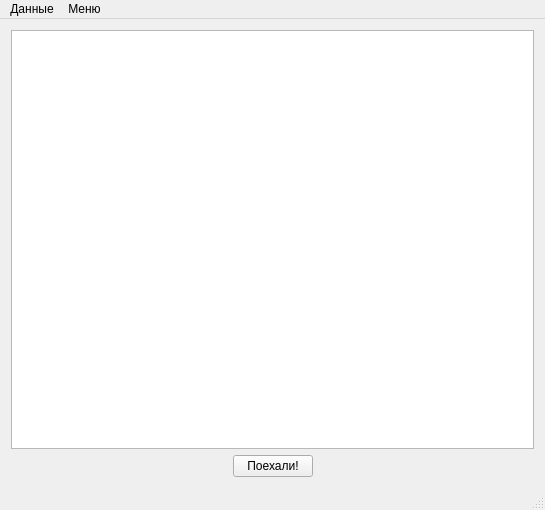
<?xml version="1.0" encoding="UTF-8"?>
<ui version="4.0">
 <class>MainWindow</class>
 <widget class="QMainWindow" name="MainWindow">
  <property name="geometry">
   <rect>
    <x>0</x>
    <y>0</y>
    <width>545</width>
    <height>510</height>
   </rect>
  </property>
  <property name="windowTitle">
   <string>Приложение Дьяков, Шеститко</string>
  </property>
  <widget class="QWidget" name="centralWidget">
   <layout class="QVBoxLayout" name="verticalLayout">
    <item>
     <widget class="QGraphicsView" name="graphicsView"/>
    </item>
    <item>
     <layout class="QHBoxLayout" name="horizontalLayout">
      <item>
       <spacer name="horizontalSpacer">
        <property name="orientation">
         <enum>Qt::Horizontal</enum>
        </property>
        <property name="sizeHint" stdset="0">
         <size>
          <width>40</width>
          <height>20</height>
         </size>
        </property>
       </spacer>
      </item>
      <item>
       <widget class="QPushButton" name="pushButton">
        <property name="text">
         <string>Поехали!</string>
        </property>
       </widget>
      </item>
      <item>
       <spacer name="horizontalSpacer_2">
        <property name="orientation">
         <enum>Qt::Horizontal</enum>
        </property>
        <property name="sizeHint" stdset="0">
         <size>
          <width>40</width>
          <height>20</height>
         </size>
        </property>
       </spacer>
      </item>
     </layout>
    </item>
   </layout>
  </widget>
  <widget class="QMenuBar" name="menuBar">
   <property name="geometry">
    <rect>
     <x>0</x>
     <y>0</y>
     <width>545</width>
     <height>21</height>
    </rect>
   </property>
   <widget class="QMenu" name="menu">
    <property name="title">
     <string>Данные</string>
    </property>
    <addaction name="action"/>
    <addaction name="action_2"/>
    <addaction name="action_3"/>
   </widget>
   <widget class="QMenu" name="menu_2">
    <property name="title">
     <string>Меню</string>
    </property>
    <addaction name="action_6"/>
    <addaction name="separator"/>
    <addaction name="action_4"/>
   </widget>
   <addaction name="menu"/>
   <addaction name="menu_2"/>
  </widget>
  <widget class="QStatusBar" name="statusBar"/>
  <action name="action">
   <property name="text">
    <string>Базы</string>
   </property>
  </action>
  <action name="action_2">
   <property name="text">
    <string>Дроны</string>
   </property>
  </action>
  <action name="action_3">
   <property name="text">
    <string>Цели</string>
   </property>
  </action>
  <action name="action_4">
   <property name="text">
    <string>Выход</string>
   </property>
  </action>
  <action name="action_6">
   <property name="text">
    <string>О программе</string>
   </property>
  </action>
 </widget>
 <layoutdefault spacing="6" margin="11"/>
 <resources/>
 <connections/>
</ui>
